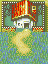

This is a level from a 2D game, rendered from its Tiled map with the project's own tilesets. A one-line summary and the complete map file follow:
An orthogonal 3x4 tile map with 16x16 px tiles, 1 tile layer (Tile Layer 1).

<map version="1.5" tiledversion="1.7.2" orientation="orthogonal" renderorder="right-down" width="3" height="4" tilewidth="16" tileheight="16" infinite="0" nextlayerid="2" nextobjectid="1">
 <tileset firstgid="1" name="../TilesetPreviews/UpdatedVillage" tilewidth="16" tileheight="16" tilecount="1024" columns="32">
  <image source="UpdatedVillage.png" trans="ffffff" width="512" height="512" />
 </tileset>
 <layer id="1" name="Tile Layer 1" width="3" height="4">
  <properties>
   <property name="Anims1" value="UpdatedVillageAnimations" />
   <property name="ChapterID" value="Debug2Ch" />
   <property name="Main" value="" />
   <property name="MapID" value="Debug2Map" />
   <property name="ObjectType" value="UpdatedVillageObj" />
   <property name="PaletteID" value="UpdatedVillagePal" />
   <property name="TileConfig" value="UpdatedVillageConf" />
  </properties>
  <data>
   <tile gid="804" />
   <tile gid="805" />
   <tile gid="806" />
   <tile gid="836" />
   <tile gid="837" />
   <tile gid="838" />
   <tile gid="267" />
   <tile gid="268" />
   <tile gid="129" />
   <tile gid="129" />
   <tile gid="173" />
   <tile gid="129" />
  </data>
 </layer>
</map>
